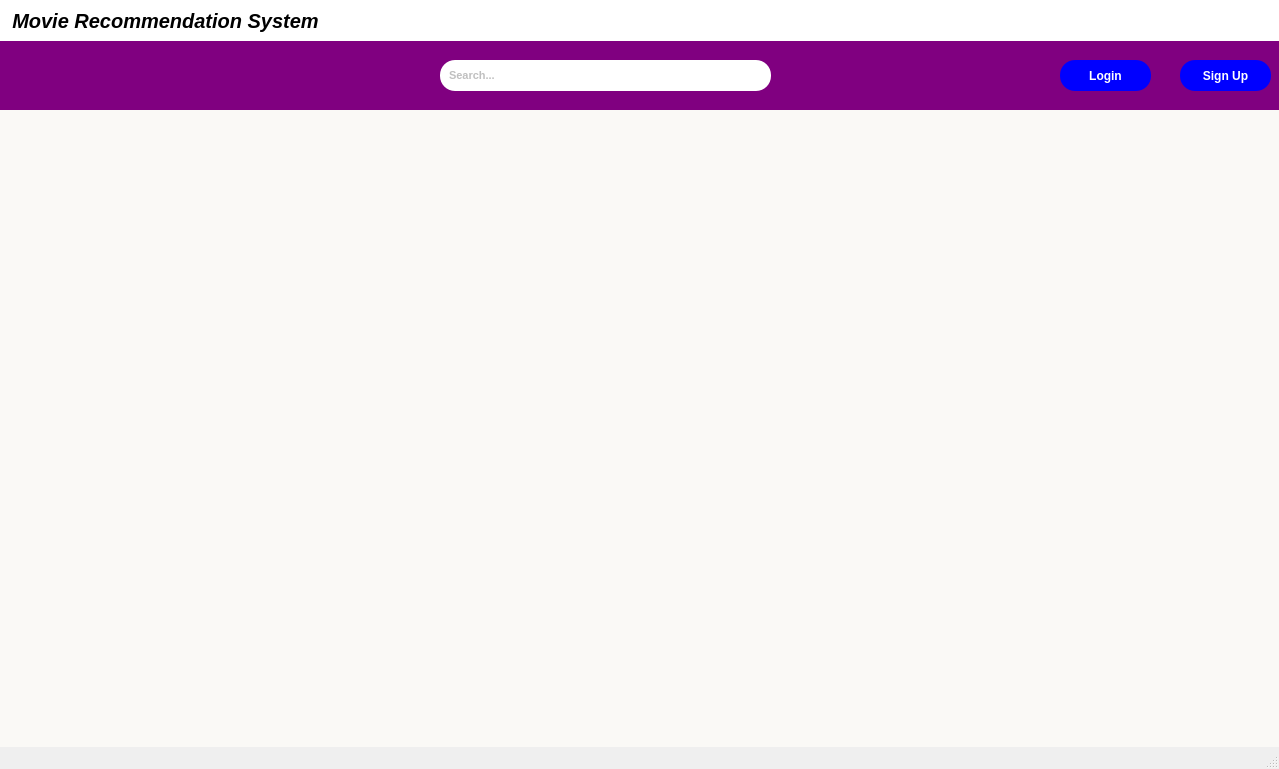
<?xml version="1.0" encoding="UTF-8"?>
<ui version="4.0">
 <class>MainWindow</class>
 <widget class="QMainWindow" name="MainWindow">
  <property name="geometry">
   <rect>
    <x>0</x>
    <y>0</y>
    <width>1279</width>
    <height>769</height>
   </rect>
  </property>
  <property name="windowTitle">
   <string>MainWindow</string>
  </property>
  <property name="styleSheet">
   <string notr="true">/* Navbar Styling */
#navbar_2 {
    background-color: #2c3e50;  /* Dark background */
    padding: 10px;  /* Add some padding */
}

QLabel#heading {
    color: #ecf0f1;  /* Light color for the title text */
    font-size: 24px;
    font-weight: bold;
    margin-left: 20px;  /* Padding to move title from left */
}

QPushButton {
    background-color: #3498db;  /* Light blue background for buttons */
    color: #fff;  /* White text */
    border: none;
    padding: 8px 15px;
    border-radius: 4px;
}

QPushButton:hover {
    background-color: #2980b9;  /* Darker blue on hover */
}

QPushButton:pressed {
    background-color: #1f6393;  /* Even darker blue when pressed */
}

QPushButton#signup {
    margin-left: 10px;  /* Space between Login and Register */
}
</string>
  </property>
  <widget class="QWidget" name="centralwidget">
   <property name="sizePolicy">
    <sizepolicy hsizetype="Preferred" vsizetype="Preferred">
     <horstretch>0</horstretch>
     <verstretch>0</verstretch>
    </sizepolicy>
   </property>
   <widget class="QWidget" name="widget" native="true">
    <property name="geometry">
     <rect>
      <x>0</x>
      <y>40</y>
      <width>1281</width>
      <height>71</height>
     </rect>
    </property>
    <property name="styleSheet">
     <string notr="true">background-color:purple;
</string>
    </property>
    <widget class="QLineEdit" name="lineEdit">
     <property name="enabled">
      <bool>true</bool>
     </property>
     <property name="geometry">
      <rect>
       <x>440</x>
       <y>20</y>
       <width>331</width>
       <height>31</height>
      </rect>
     </property>
     <property name="mouseTracking">
      <bool>true</bool>
     </property>
     <property name="focusPolicy">
      <enum>Qt::FocusPolicy::ClickFocus</enum>
     </property>
     <property name="styleSheet">
      <string notr="true">font-size:11px;
font-weight:bold;
padding-left:7px;
color:grey;
background-color:white;
border-radius:15px;
</string>
     </property>
     <property name="text">
      <string/>
     </property>
     <property name="placeholderText">
      <string>Search...</string>
     </property>
     <property name="clearButtonEnabled">
      <bool>true</bool>
     </property>
    </widget>
    <widget class="QPushButton" name="signup">
     <property name="geometry">
      <rect>
       <x>1170</x>
       <y>20</y>
       <width>101</width>
       <height>31</height>
      </rect>
     </property>
     <property name="styleSheet">
      <string notr="true">QPushButton{
font-weight:bold;
border-radius:15px;
background-color:blue;
}
QPushButton:Hover
{
background-color:green;
}

QPushButton:Pressed
{
margin-left:1px;
}</string>
     </property>
     <property name="text">
      <string>Sign Up</string>
     </property>
    </widget>
    <widget class="QPushButton" name="login">
     <property name="geometry">
      <rect>
       <x>1060</x>
       <y>20</y>
       <width>91</width>
       <height>31</height>
      </rect>
     </property>
     <property name="styleSheet">
      <string notr="true">QPushButton{
font-weight:bold;
border-radius:15px;
background-color:blue;
}
QPushButton:Hover
{
background-color:green;
}

QPushButton:Pressed
{
margin-left:1px;
}</string>
     </property>
     <property name="text">
      <string>Login</string>
     </property>
    </widget>
    <widget class="QWidget" name="widget_2" native="true">
     <property name="geometry">
      <rect>
       <x>0</x>
       <y>0</y>
       <width>311</width>
       <height>71</height>
      </rect>
     </property>
     <property name="styleSheet">
      <string notr="true">image: url(:/icons/film.png);</string>
     </property>
    </widget>
   </widget>
   <widget class="QWidget" name="widget_3" native="true">
    <property name="geometry">
     <rect>
      <x>0</x>
      <y>0</y>
      <width>1281</width>
      <height>41</height>
     </rect>
    </property>
    <property name="styleSheet">
     <string notr="true">background-color:white;</string>
    </property>
    <widget class="QLabel" name="label">
     <property name="geometry">
      <rect>
       <x>0</x>
       <y>0</y>
       <width>331</width>
       <height>41</height>
      </rect>
     </property>
     <property name="styleSheet">
      <string notr="true">font: italic;
font-size:20px;
font-weight:bold;
color:black;</string>
     </property>
     <property name="text">
      <string>Movie Recommendation System</string>
     </property>
     <property name="alignment">
      <set>Qt::AlignmentFlag::AlignCenter</set>
     </property>
    </widget>
    <widget class="QPushButton" name="pushButton_close">
     <property name="geometry">
      <rect>
       <x>1240</x>
       <y>0</y>
       <width>41</width>
       <height>41</height>
      </rect>
     </property>
     <property name="font">
      <font>
       <bold>true</bold>
      </font>
     </property>
     <property name="styleSheet">
      <string notr="true">QPushButton:Hover
{
text-align:centre;
border:2px solid black;
background-color:rgb(241,92,34);
border-radius:0px;
}
QPushButton:Pressed
{
margin-left:1px;
}
QPushButton{
 qproperty-icon: url(:/icons/close.png);
qproperty-iconSize: 50px 50px;  
border:0px;

}</string>
     </property>
     <property name="text">
      <string/>
     </property>
    </widget>
   </widget>
   <widget class="QWidget" name="widget_4" native="true">
    <property name="geometry">
     <rect>
      <x>0</x>
      <y>110</y>
      <width>1281</width>
      <height>641</height>
     </rect>
    </property>
    <property name="sizePolicy">
     <sizepolicy hsizetype="Preferred" vsizetype="Preferred">
      <horstretch>0</horstretch>
      <verstretch>0</verstretch>
     </sizepolicy>
    </property>
    <property name="styleSheet">
     <string notr="true">background-color:#FAF9F6;

border-image: url(:/icons/bg.jpg);
background-repeat:no-repeat;
background-position:center;</string>
    </property>
   </widget>
  </widget>
  <widget class="QStatusBar" name="statusbar"/>
 </widget>
 <resources/>
 <connections/>
</ui>
